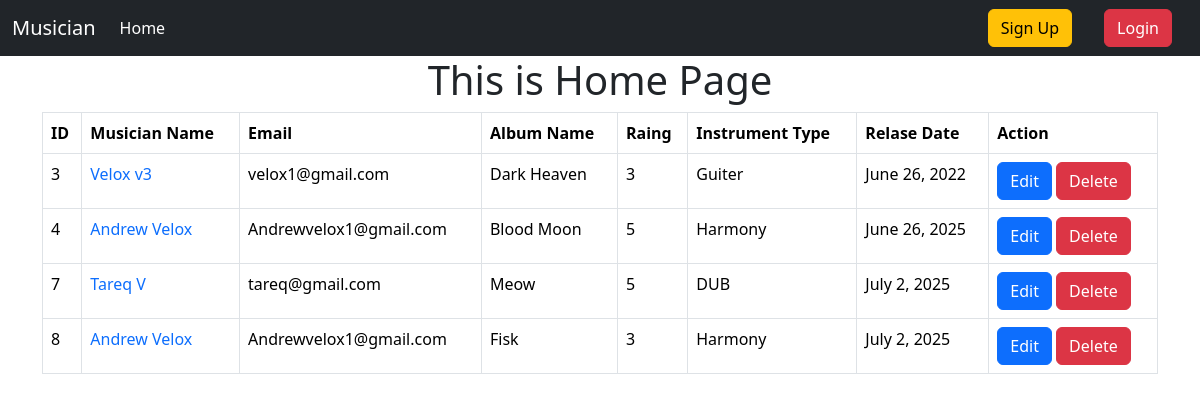
The page / on the database its author committed.
### album/models.py (models this page shows, shortened)
class Album(models.Model):
    album_name = models.CharField(max_length=40)
    relase_date = models.DateField(default=datetime.date.today)
    RATINGS = [
        ('1','One'),
        ('2','Two'),
        ('3','Three'),
        ('4','Four'),
        ('5','Five'),
    ]
    raing = models.CharField(max_length=10,choices=RATINGS)
    musician = models.ForeignKey(Musician, on_delete=models.CASCADE)

### musician/models.py (models this page shows)
class Musician(models.Model):
    first_name = models.CharField(max_length=40)
    last_name = models.CharField(max_length=40)
    email = models.EmailField()
    phn_number = models.CharField(max_length=12)
    instrument_type = models.TextField()
    def __str__(self):
        return f"{self.first_name} {self.last_name}"

### Musicians_Directory/views.py (the view)
# urls.py: path('', views.home, name="homepage"),
def home(request):
    album = Album.objects.all()
    return render(request, "home.html", {'album':album})

### templates/home.html
{% extends "base.html" %}
{% block content %}
    <div class="container">
        <h1 class="text-center">This is Home Page</h1>
        {% if album %}
            <table class="table table-bordered container">
                <thead>
                    <tr>
                        <th scope="col">ID</th>
                        <th scope="col">Musician Name</th>
                        <th scope="col">Email</th>
                        <th scope="col">Album Name</th>
                        <th scope="col">Raing</th>
                        <th scope="col">Instrument Type</th>
                        <th scope="col">Relase Date</th>
                        <th scope="col">Action</th>
                    </tr>
                </thead>
                <tbody>
                    {% for val in album %}
                        <tr>
                            <td>{{val.id}}</td>
                            <td><a href="{% url "edit_musician"  val.musician.id %}" class="text-decoration-none">{{val.musician}}</a></td>
                            <td>{{val.musician.email}}</td>
                            <td>{{val.album_name}}</td>
                            <td>{{val.raing}}</td>
                            <td>{{val.musician.instrument_type}}</td>
                            <td>{{val.relase_date}}</td>
                            <td><a href="{% url "edit_album"  val.id %}" class="btn btn-primary">Edit</a>
                            <a href="{% url "delete_musician" val.musician.id %}" class="btn btn-danger">Delete</a></td>
                        </tr>
                    {% endfor %}
                </tbody>
            </table>
        {% else %}
            <h3>There is No data <h3>
        {% endif %}
    </div>
{% endblock content %}

### templates/base.html (shortened to what this page needs)
<!DOCTYPE html>
<html lang="en">
<head>
    <title>Document</title><link href="https://cdn.jsdelivr.net/npm/bootstrap@5.3.7/dist/css/bootstrap.min.css" rel="stylesheet">
</head>
<body>
    <nav class="navbar navbar-expand-lg  bg-dark" data-bs-theme="dark">
      <div class="container-fluid">
        <a class="navbar-brand" href="#">Musician</a>
        <div class="collapse navbar-collapse" id="navbarSupportedContent">
          <ul class="navbar-nav me-auto mb-2 mb-lg-0">
             <li class="nav-item">
              <a class="nav-link active" aria-current="page" href="{% url "homepage" %}">Home</a>
            </li>
          </ul>
          <div class="d-flex">
             <ul class="navbar-nav me-auto mb-2 mb-lg-0">
            {% if request.user.is_authenticated %}
              <li class="nav-item mx-3">
                <a class="btn btn-primary"
                  href="{% url "logout" %}"
                  >Logout</a>
              </li>
            {% else %}
            <li class="nav-item mx-3">
              <a href="{% url "register" %}" class="btn btn-warning ">Sign Up </a>
               </li>
              <li class="nav-item mx-3">
              <a href="{% url "login" %}" class="btn btn-danger">Login </a>
               </li>
            {% endif %}
            </ul>
          </div>
        </div>
      </div>
    </nav>
    {% load crispy_forms_tags %}
    {% block content %}
    {% endblock %}
</body>
</html>

### rows shown on the page
Album: id "3", musician "Velox v3", musician.email "velox1@gmail.com", album_name "Dark Heaven", raing "3", musician.instrument_type "Guiter", relase_date "June 26, 2022"
Album: id "4", musician "Andrew Velox", musician.email "Andrewvelox1@gmail.com", album_name "Blood Moon", raing "5", musician.instrument_type "Harmony", relase_date "June 26, 2025"
Album: id "7", musician "Tareq V", musician.email "tareq@gmail.com", album_name "Meow", raing "5", musician.instrument_type "DUB", relase_date "July 2, 2025"
Album: id "8", musician "Andrew Velox", musician.email "Andrewvelox1@gmail.com", album_name "Fisk", raing "3", musician.instrument_type "Harmony", relase_date "July 2, 2025"
